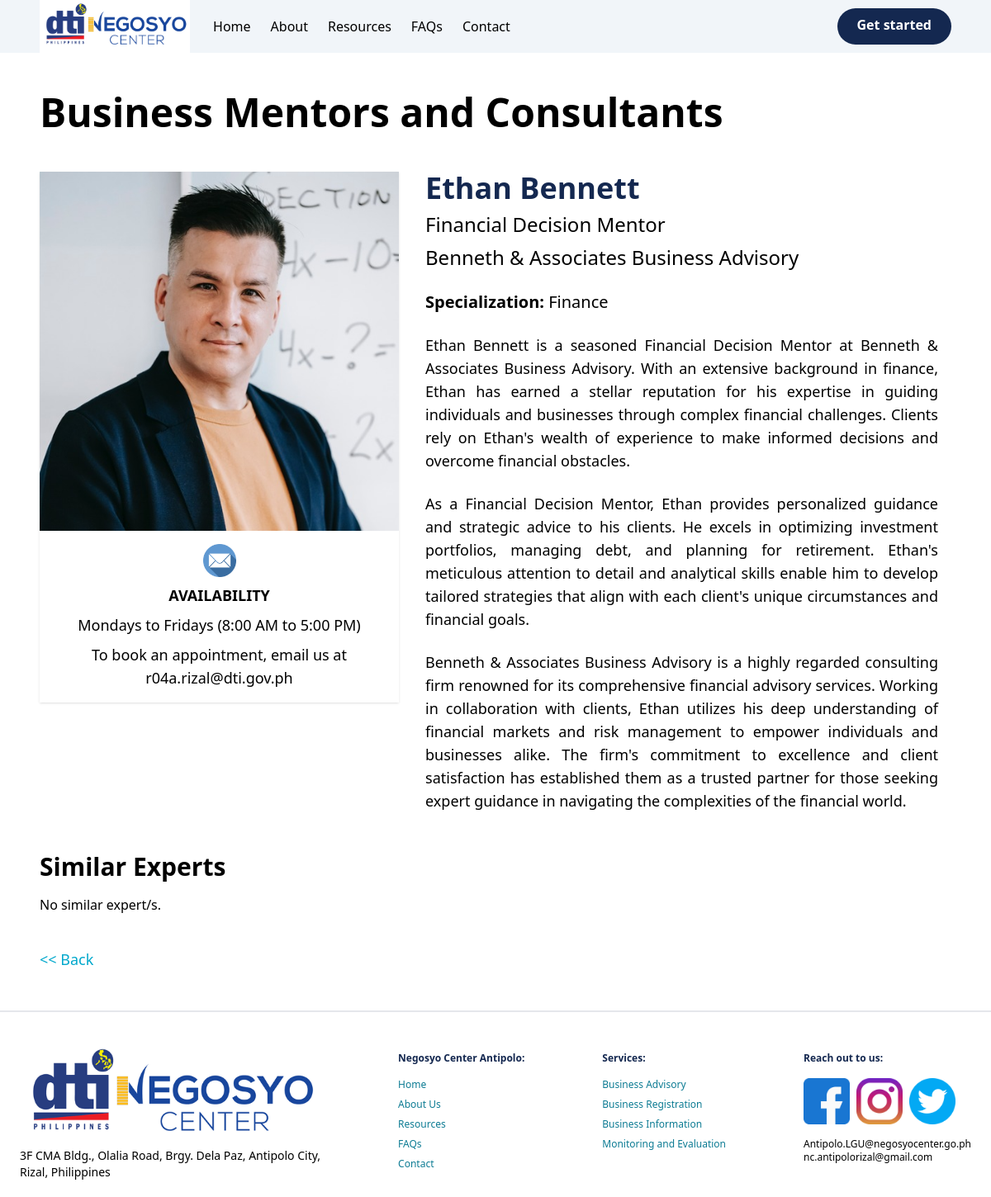
Page /expert_mentor/ethan_bennett on the earlier database version.
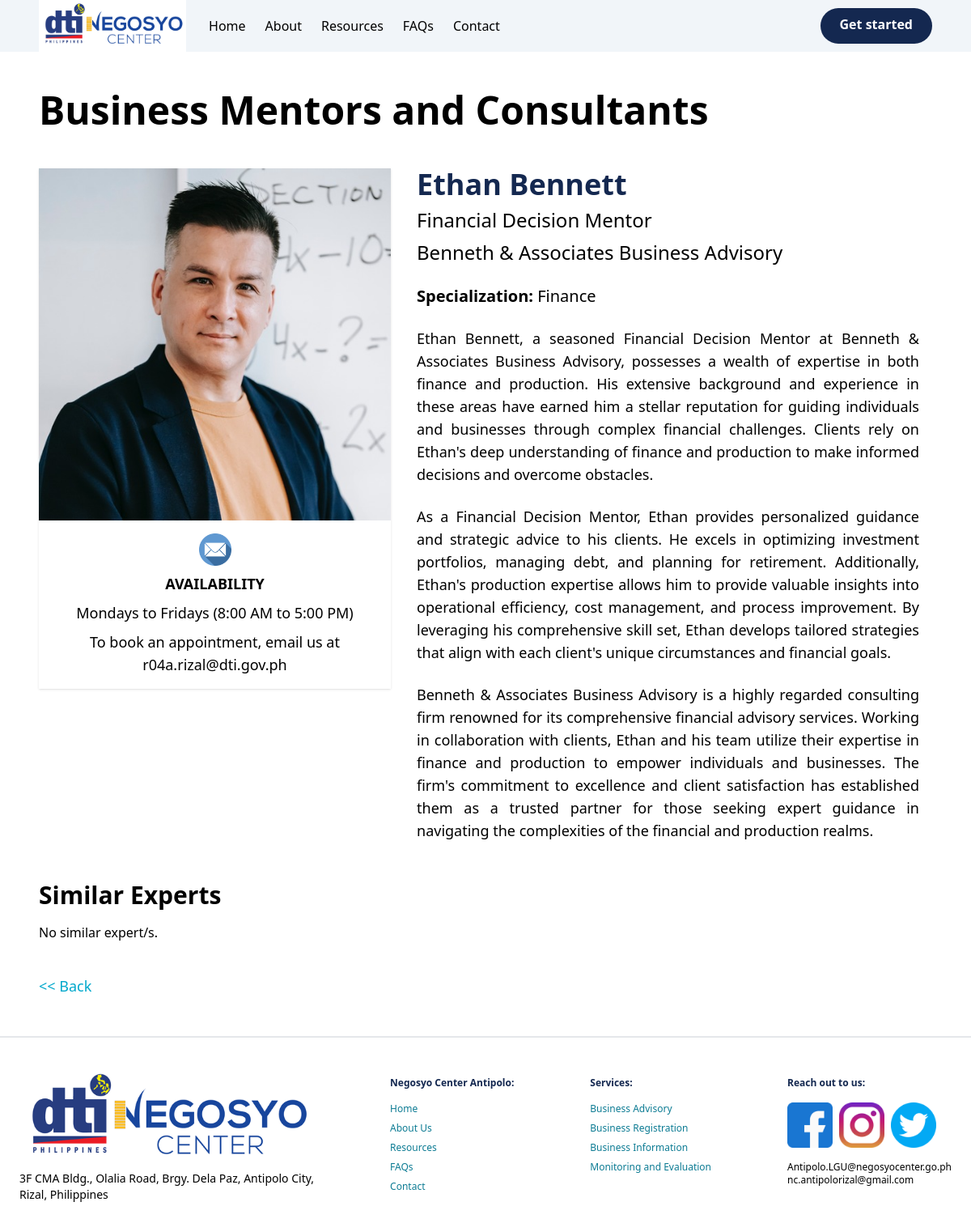
Same page on the later database version.
### nc_app/models.py (models this page shows, shortened)
class Detail(models.Model):
    expert = models.ForeignKey(Expert, on_delete=models.CASCADE, related_name='details')
    description = models.TextField()

### nc_app/views.py (the view)
# urls.py: path('expert_mentor/<str:id_name>', views.expert_mentor, name='expert_mentor'),
def expert_mentor(request, id_name):
    mentor = Expert.objects.get(id_name=id_name)
    specializations = mentor.expertises.values_list('field', flat=True)  # Get the list of specializations for the mentor
    related_mentors = Expert.objects.filter(expertises__field__in=specializations).exclude(id_name=id_name).distinct()
    content = {
        'mentor': mentor,
        'related_mentors': related_mentors,
        'page_title': 'Expert Mentors'
    }
    return render(request, 'expert_mentor.html', content)

### templates/expert_mentor.html (shortened to what this page needs)
{% extends "base.html" %}
{% load static %}
{% block pageContent %}
<section id="">
    <div class="items-center max-w-4xl mx-auto px-6 my-12 lg:items-start lg:max-w-6xl">
        <h1 class="text-4xl font-bold lg:text-5xl">Business Mentors and Consultants</h1>
        <div class="mx-auto mt-12">
            <div class="flex flex-col justify-between gap-4 lg:flex-row">
                <div class="lg:w-2/5">
                    <div class="flex flex-col text-center space-y-2 bg-white shadow ">
                        <div class="">
                            <img src="{{mentor.image.url}}" alt="">
                        </div>
                        <div class="h-auto w-10 mx-auto pt-2">
                            <a href="mailto:{{mentor.email}}">
                                <img src="{% static 'img/contacts/email-blue.png' %}" alt="">
                            </a>
                        </div>
                        <div class="text-lg space-y-2 pb-4">
                            {% if mentor.availability %}
                            <p class="font-bold">AVAILABILITY</p>
                            <p class="">{{mentor.availability}}</p>
                            {% endif %}
                            <p>To book an appointment, email us at r04a.rizal@dti.gov.ph</p>
                        </div>
                    </div>
                </div>
                <div class="flex flex-col text-lg items-start px-4 space-y-6 lg:w-3/5">
                    <div class="space-y-2">
                        <h2 class="text-4xl font-bold text-myNavy">{{mentor.name}}</h2>
                        <p class="text-2xl">{{mentor.position}}</p>
                        <p class="text-2xl">{{mentor.company}}</p>
                    </div>
                    <p class="text-xl"><span class="font-bold">Specialization:</span> {{mentor.expertise}}</p>
                    {% if mentor.details.all %}
                        {% for detail in mentor.details.all %}
                        <p class="text-justify text-lg">{{detail.description}}</p>
                        {% endfor %}
                    {% endif %}
                </div>
            </div>
            <div class="space-y-4 mt-12">
                <h2 class="font-bold text-3xl">Similar Experts</h2>
                <div class="mx-auto mt-8">
                    <div class="container-advisory flex flex-wrap justify-start gap-5">
                        {% for related_mentor in related_mentors %}
                        <div class="border shadow">
                          <a href="/expert_mentor/{{related_mentor.id_name}}">
                            <img src="{{related_mentor.image.url}}" alt="">
                          </a>
                          <div class="text-lg text-center mt-2">
                            <p class="font-bold">{{ related_mentor.name }}</p>
                            <p class="text-center">{{ related_mentor.position }}</p>
                          </div>
                          <div class="h-auto w-10 mx-auto mb-6">
                            <a href="mailto:{{related_mentor.email}}">
                              <img src="{% static 'img/contacts/email-mentor.png' %}" alt="">
                            </a>
                          </div>
                        </div>
                        {% empty %}
                        <p>No similar expert/s.</p>
                        {% endfor %}
                    </div>
                </div>
            </div>
        </div>
        <div class="pt-10 text-skyBlue text-lg">
            <a class="hover:text-turquoise" href="{% url 'advisory' %}"><< Back</a>
        </div>
    </div>
</section>
{% endblock pageContent %}

Differences in the rows shown:
changed Detail: description "Ethan Bennett is a seasoned Financial Decision Mentor at Benneth & Associates Business Advisory. With an extensive background in finance, Ethan has earned a stellar reputation for his expertise in guiding individuals and businesses through complex financial challenges. Clients rely on Ethan's wealth of experience to make informed decisions and overcome financial obstacles." → "Ethan Bennett, a seasoned Financial Decision Mentor at Benneth & Associates Business Advisory, possesses a wealth of expertise in both finance and production. His extensive background and experience in these areas have earned him a stellar reputation for guiding individuals and businesses through complex financial challenges. Clients rely on Ethan's deep understanding of finance and production to make informed decisions and overcome obstacles."
changed Detail: description "…and planning for retirement. Ethan's meticulous attention to detail and analytical skills enable him to develop tailored strategies that align…" → "…and planning for retirement. Additionally, Ethan's production expertise allows him to provide valuable insights into operational efficiency, cost management, and process improvement. By leveraging his comprehensive skill set, Ethan develops tailored strategies that align…"
changed Detail: description "…collaboration with clients, Ethan utilizes his deep understanding of financial markets and risk management to empower individuals and businesses alike. The firm's commitment to excellence and client satisfaction has established them as a trusted partner for those seeking expert guidance in navigating the complexities of the financial world." → "…collaboration with clients, Ethan and his team utilize their expertise in finance and production to empower individuals and businesses. The firm's commitment to excellence and client satisfaction has established them as a trusted partner for those seeking expert guidance in navigating the complexities of the financial and production realms."
